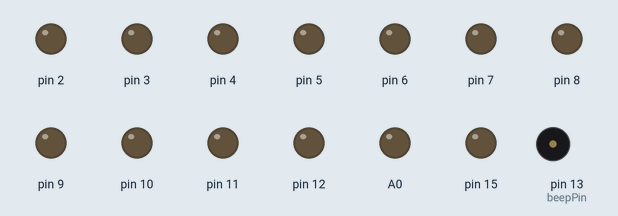
Simulated run of this sketch. Board: Arduino Uno, built with avr-gcc and run on an emulated ATmega328P. On the bench: output pins drawn as LEDs (lit = HIGH), buzzer (waves = sounding, pin HIGH).

Above: at 0.1 s.
At 101.6 s:
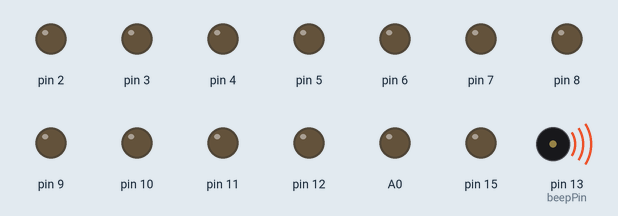
Timing chart, 0 to 104.3 s (numbered marks = the images above):
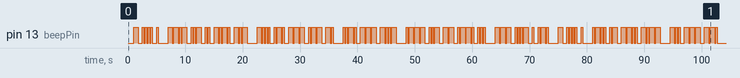

The sketch:

morse.ino
```cpp
// #define debug 1

char* alphabet[] = {
  ".-",     // A
  "-...",   // B
  "-.-.",   // C
  "-..",    // D
  ".",      // E
  "..-.",   // F
  "--.",    // G
  "....",   // H
  "..",     // I
  ".---",   // J
  "-.-",    // K
  ".-..",   // L
  "--",     // M
  "-.",     // N
  "---",    // O
  ".--.",   // P
  "--.-",   // Q
  ".-.",    // R
  "...",    // S
  "-",      // T
  "..-",    // U
  "...-",   // V
  ".--",    // W
  "-..-",   // X
  "-.--",   // Y
  "--.."    // Z
};

char* numbers[] = {
  "-----",  // 0
  ".----",  // 1
  "..---",  // 2
  "...--",  // 3
  "....-",  // 4
  ".....",  // 5
  "-....",  // 6
  "--...",  // 7
  "---..",  // 8
  "----."   // 9
};

const unsigned int delayDit = 250;
const unsigned int delayDah = 3 * delayDit;
const unsigned int delayAfterBeep = delayDit;
const unsigned int delayAfterChar = 3 * delayDit - delayAfterBeep;
const unsigned int delayAfterWord = 7 * delayDit - delayAfterBeep - delayAfterChar;

const int beepPin = LED_BUILTIN;

void playDitDah(char code) {
  digitalWrite(beepPin, HIGH);
  if (code == '.') {
    delay(delayDit);
#ifdef debug
    Serial.print(".");
#endif
  } else {
    delay(delayDah);
#ifdef debug
    Serial.print("-");
#endif
  }
  digitalWrite(beepPin, LOW);
  delay(delayAfterBeep);
}

void playDitDahSequience(char* sequence) {
  byte i = 0;
  while (sequence[i]) {
    playDitDah(sequence[i++]);
  }
  delay(delayAfterChar);
}

void playChar(char c) {
  if (c >= 'A' && c <= 'Z') {
    playDitDahSequience(alphabet[c - 'A']);
  }
  if (c >= 'a' && c <= 'z') {
    playDitDahSequience(alphabet[c - 'a']);
  }
  if (c >= '0' && c <= '9') {
    playDitDahSequience(numbers[c - '0']);
  }
  if (c == ' ') {
    delay(delayAfterWord);
  }
}

void playString(char* str) {
  unsigned int i = 0;
  while (str[i]) {
#ifdef debug
    Serial.print(str[i]);
    Serial.print("   ");
#endif
    playChar(str[i++]);
#ifdef debug
    Serial.println();
#endif
  }
}

void setup() {
  for (byte i = 2; i <= 13; i++) {
    pinMode(i, OUTPUT);
    digitalWrite(i, LOW);
  }
  for (byte i = A0; i <= A5; i++) {
    pinMode(i, OUTPUT);
    digitalWrite(i, LOW);
  }
#ifdef debug
  Serial.begin(9600);
#endif
  delay(1000);
  playString("The quick brown fox jumps over the lazy dog");
}

void loop() {
}
```
